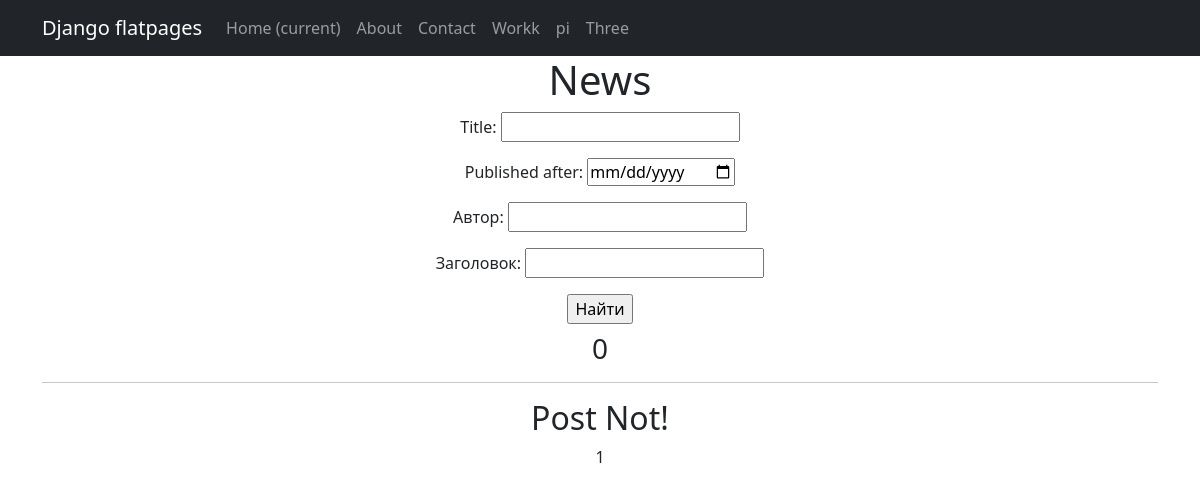
/new/, run on an earlier commit of the app's database.
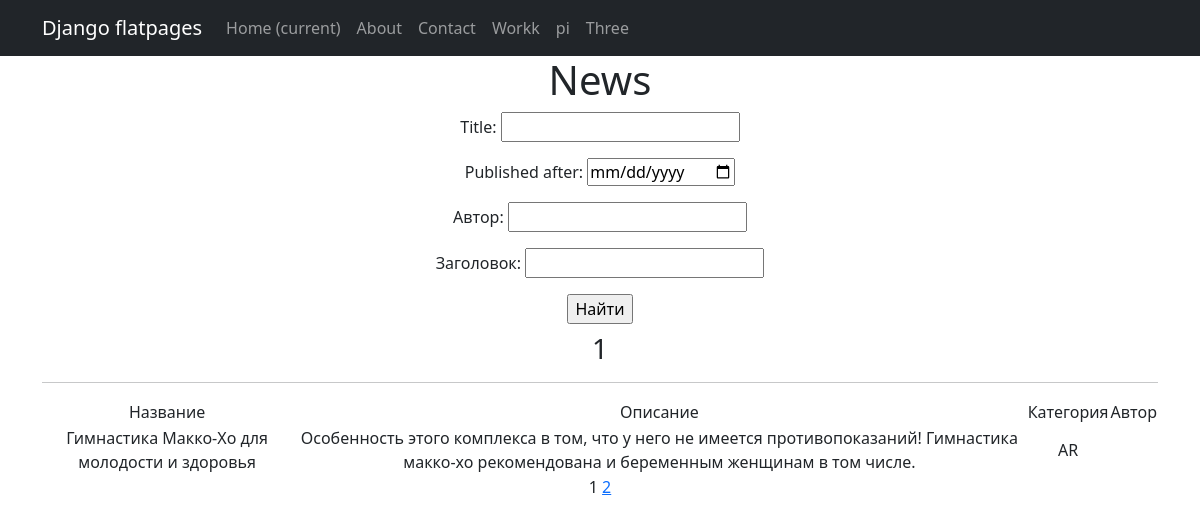
And on a later commit of the database.
### new/models.py (models this page shows, shortened)
class Post(models.Model):
    artic = 'AR'
    news = 'NE'
    TYP = [
        (artic, 'Статья'),
        (news, 'Новость'),
    ]
    author = models.ForeignKey(Author, on_delete=models.CASCADE)
    typ = models.CharField(max_length=2, choices=TYP)
    time_in = models.DateTimeField(auto_now_add=True)
    title = models.CharField(max_length=255)
    text = models.TextField()
    reit_post = models.IntegerField(default=0)
    likes = models.IntegerField(default=0)
    dislikes = models.IntegerField(default=0)
    Category_post = models.ManyToManyField(Category, through='PostCategory')

### new/views.py (the view)
# urls.py: path('', PostList.as_view(), name='posts'),
class PostList(ListView):
    model = Post
    ordering = 'time_in'
    template_name = 'posts.html'
    context_object_name = 'posts'
    paginate_by = 1 # вот так мы можем указать количество записей
    def get_queryset(self):
        queryset = super().get_queryset()
        self.filterset = PostFilter(self.request.GET, queryset)
        return self.filterset.qs
    def get_context_data(self, **kwargs):
        context = super().get_context_data(**kwargs)
        context['filterset'] = self.filterset
        return context

### templates/posts.html (shortened to what this page needs)
{% extends 'flatpages/default.html' %}
{% load custom_filters %}
{% load custom_tags %}
{% block content %}
    <h1>News</h1>
    <form action="" method="get">
        {{ filterset.form.as_p }}
        <input type="submit" value="Найти" />
    </form>
   <h3> {{ posts|length }} </h3>
   <hr>
   {% if posts %}
       <table>
           <tr>
               <td>Название</td>
               <td>Описание</td>
               <td>Категория</td>
               <td>Автор</td>
           </tr>
           {% for posts in posts %}
           <tr>
               <td>{{ posts.title}}</td>
               <td>{{ posts.text }}</td>
               <td>{{ posts.typ }}</td>
               <td>{{ posts.username }}</td>
           </tr>
           {% endfor %}
       </table>
   {% else %}
       <h2>Post Not!</h2>
   {% endif %}
   {{ page_obj.number }}
   {% if page_obj.has_next %}
       <a href="?page={{ page_obj.next_page_number }}">{{ page_obj.next_page_number }}</a>
   {% endif %}
{% endblock content %}

What changed in the data, as far as the page shows it:
added Post: title "Гимнастика Макко-Хо для молодости и здоровья", text "Особенность этого комплекса в том, что у него не имеется противопоказаний! Гимнастика макко-хо рекомендована и беременным женщинам в том числе.", typ "AR"
Also different on the page:
{{ posts|length }}: "0" → "1"
{{ page_obj.next_page_number }}: (not shown) → "2"
text no longer shown: "Post Not!"
text now shown: "Название Описание Категория Автор"
